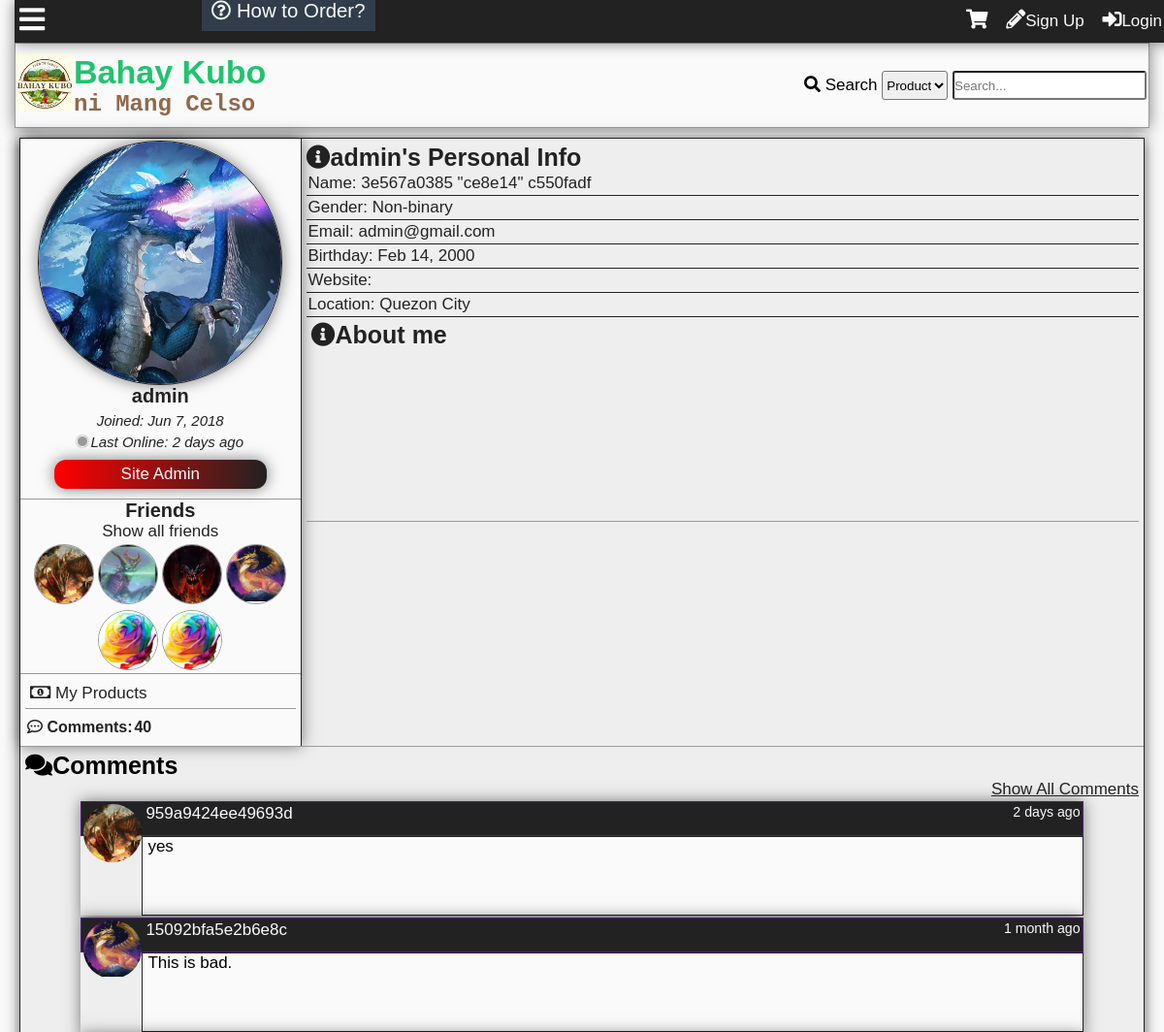
/profile.php?id=1 (upper part), run on an earlier commit of the app's database.
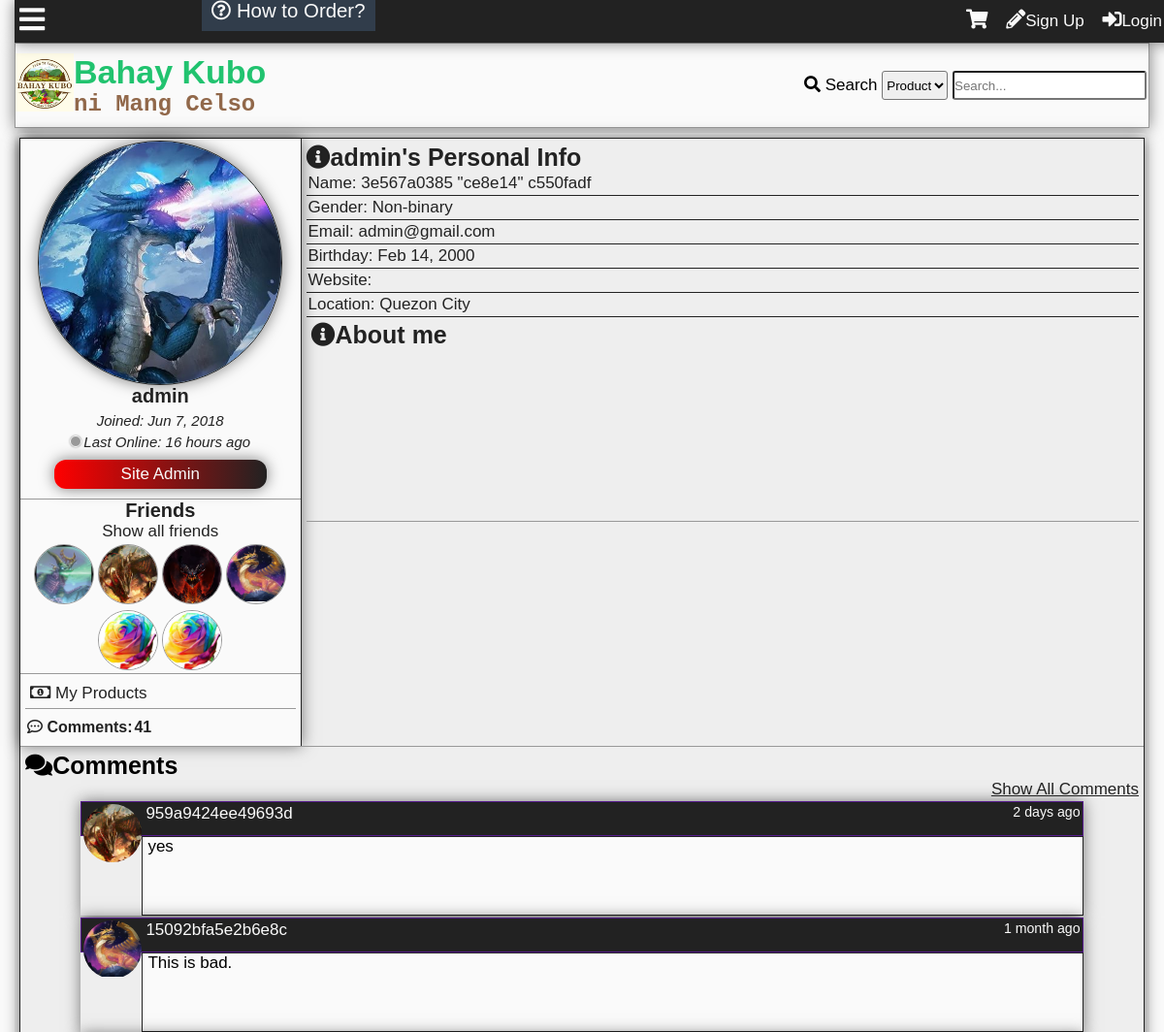
And on a later commit of the database.
### tables this page shows
CREATE TABLE `tbluser` (
  `userid` int(11) NOT NULL,
  `username` varchar(100) NOT NULL,
  `password` varchar(100) NOT NULL,
  `firstname` varchar(100) NOT NULL,
  `middlename` varchar(100) NOT NULL,
  `lastname` varchar(100) NOT NULL,
  `birthday` varchar(20) NOT NULL,
  `datecreated` timestamp NOT NULL DEFAULT '0000-00-00 00:00:00',
  `email` varchar(100) NOT NULL,
  `website` varchar(255) NOT NULL,
  `location` varchar(255) NOT NULL,
  `usertypeid` int(11) NOT NULL,
  `access` int(11) NOT NULL,
  `imgpath` varchar(200) NOT NULL,
  `bio` text NOT NULL,
  `is_show_email` tinyint(1) NOT NULL,
  `gender` int(11) NOT NULL,
  `lastupdate` timestamp NOT NULL DEFAULT '0000-00-00 00:00:00',
  `lastonline` timestamp NOT NULL DEFAULT '0000-00-00 00:00:00',
  `profileviews` int(11) NOT NULL
);

CREATE TABLE `tblfriend` (
  `friendid` int(11) NOT NULL,
  `user1` int(11) NOT NULL,
  `user2` int(11) NOT NULL,
  `accepted` int(11) NOT NULL,
  `friendsince` date DEFAULT NULL
);

CREATE TABLE `tblcomment` (
  `commentid` int(11) NOT NULL,
  `userid` int(11) NOT NULL,
  `receiver` int(11) NOT NULL,
  `comment` text NOT NULL,
  `dateposted` datetime NOT NULL DEFAULT '0000-00-00 00:00:00',
  `modified` timestamp NULL DEFAULT NULL ON UPDATE CURRENT_TIMESTAMP
);

### profile.php (the view, shortened to what the changed rows need)
<?php
	include'functions.php';
	require_once'connection.php';
	if(isset($_GET['id'])){
		$id = $_GET['id'];
		$sql="SELECT userid,username,firstname,middlename,lastname,birthday,datecreated,email,website,location,usertypeid,imgpath,bio,is_show_email,gender,lastonline,profileviews FROM tbluser WHERE userid='$id'";
		$result=$conn->query($sql);
		$rows=$result->fetch_object();
		$id=$rows->userid;
		$user=$rows->username;
		$firstname=$rows->firstname;
		$lastname=$rows->lastname;
		$datecreated=date("M j, Y", strtotime($rows->datecreated));
		$email=$rows->email;
		$usertype=$rows->usertypeid;
		$email_access=$rows->is_show_email;
		$online=$rows->lastonline;
		$time=time();
		$middlename=$rows->middlename;
		if($rows->birthday==0){
			$birthday='';
		}else{
			$birthday=date("M j, Y", strtotime($rows->birthday));
		}
		$website=$rows->website;
		$location=$rows->location;
		$image=$rows->imgpath;
		$gender=$rows->gender;
	}
?>
<!DOCTYPE html>
<html lang="en">
<head>
    <link rel="stylesheet" href="css/style.css">
  	<link rel="stylesheet" href="css/fontawesome-all.css">
</head>
<body onscroll="scrollOpacity()">
	<div class="main-container">
	<?php
		addheader();
	?>
		<div class="other-content">
			<div class="user-grid">
				<div class="left-grid">
					<div class="profile-pic-wrap">
						<?php
							if($image){
								$image= '<img src="'.$image.'"/>';
							}else if(!$image){
								$image='<img src="img/default.png" />';
							}
							echo $image;
						?>
					</div>
					<div class="user-header">
						<?php
							echo'<h1>
							'.$user.'
							</h1>
							<h3>Joined: '.$datecreated.'</h3>';
							if($time-strtotime($online)< 300){
								echo'<h5><font color="green"><div class="online"></div>Online</font></h5>';
							} else{
								echo'<h3><div class="offline"></div>Last Online: '.time_elapsed_string($online).'</h3>';
							}
							if($usertype==1){
								echo'<p id="user-default">User</p>';
							}else if ($usertype==2){
								echo'<p id="user-bot">Bot</p>';
							}else if ($usertype==3){
								echo'<p id="user-seller">Seller</p>';
							}else if ($usertype==4){
								echo'<p id="user-siteadmin">Site Admin</p>';
							}
						?>
					</div>
					<div class="friends">
						<h1>Friends</h1>
<?php
$sql="SELECT tbluser.userid,user1,user2,username,imgpath FROM tblfriend
LEFT JOIN tbluser
	ON userid=user1 or userid=user2
 WHERE (user1='$id' or user2='$id') AND accepted=2 AND userid!='$id'
 ORDER BY lastonline DESC LIMIT 12";
$result=$conn->query($sql);
while($rows=$result->fetch_object()){
$userid=$rows->userid;
$username=$rows->username;
$imgpath=$rows->imgpath;
if($imgpath==''){
	$imgpath='img/default.png';
}
	echo'<div class="friends-tn">
			<a title="'.$username.'" href="profile.php?id='.$userid.'"><img src="'.$imgpath.'"></a>
		</div>';
}
?>
					</div>
					<div class="dashboard">
						<ul>
						<?php
						echo'</ul>
						<table id="profilestats">';
						$sql="SELECT commentid FROM tblcomment WHERE userid = '$id'";
						$result=$conn->query($sql);
						$count = $result->num_rows;
						$sql="SELECT commentannid FROM tblcommentann WHERE userid = '$id'";
						$result=$conn->query($sql);
						$count2 = $result->num_rows;
						$total = $count + $count2;
						echo'<tr>
						<th><i class="far fa-comment-dots"></i> Comments:</th>
						<th>'.number_format($total).'</th>
						</tr>';
						echo'</table>';
						?>
					</div>
				</div>
				<div class="right-grid">
					<div class="user-info">
						<?php
							echo'<h1><i class="fas fa-info-circle"></i>'.$user.'\'s Personal Info</h1>
							<ul>';
							if($middlename==''){
								echo'<li>Name: '.$firstname.' '.$lastname.'</li>';
							}else{
								echo'<li>Name: '.$firstname.' "'.$middlename.'" '.$lastname.'</li>';
							}
							if($gender==1){
								echo'<li>Gender: Male </li>';
							} else if ($gender==2){
								echo'<li>Gender: Female </li>';
							} else if($gender==3){
								echo'<li>Gender: Non-binary </li>';
							}else{
								echo'<li>Gender: </li>';
							}
							if($email_access==0){
								echo'<li>Email:</li>';
							}else{
								echo'<li>Email: '.$email.'</li>';
							}
							echo'<li>Birthday: '.$birthday.'</li>
							<li>Website: '.createlink(nl2br($website)).'</li>
							<li>Location: '.nl2br($location).'</li>
							</ul>';
						?>
						<div class="biography">
							<h1><i class="fas fa-info-circle"></i>About me</h1>
							<p>
							</p>
						</div>
					</div>
					</div>
					<div class="comment-grid">
					<div id="profile-comments">
						<h1><i class="fas fa-comments"></i>Comments</h1>
<?php
	$sql3="SELECT commentid,tblcomment.userid,username,comment,dateposted,imgpath,modified FROM tblcomment
	LEFT JOIN tbluser
		ON tblcomment.userid = tbluser.userid
	WHERE receiver='$id'
	ORDER BY commentid DESC
	LIMIT 15";
	$result3=$conn->query($sql3);
	while($rows2=$result3->fetch_object()){
		$Cid=$rows2->commentid;
		$Cuid=$rows2->userid;
		$Cuser=$rows2->username;
		$Ccomment=$rows2->comment;
		$dateposted=$rows2->dateposted;
		$Cimg=$rows2->imgpath;
		$modified=$rows2->modified;
		if($Cimg==''){
			$Cimg='img/default.png';
		}
		if($modified==0){
			$modified='';
		}else{
			$modified='<i>Modified: '.time_elapsed_string($modified).'</i>';
		}
		echo'<div id="comment'.$Cid.'" class="comment-box">
		<div class="comment-header">
		<a class="cm-user" href="profile.php?id='.$Cuid.'">
		<div class="comment-tn">
		<img src="'.$Cimg.'">
		</div>
		'.$Cuser.'</a>
		<small>'.time_elapsed_string($dateposted).'</small>
		</div>
		<div class="comment-body">
		<div class="com-container"><p class="comment-cm">'.createlink(nl2br($Ccomment)).'</p>
		</div>
			<p class="modified">'.$modified.'</p>';
		echo'
		</div>
		</div>';
	}
?>
					</div>
				</div>
				</div>
		</div>
	</div>
</body>
</html>

### functions.php (shortened to what the changed rows need)
<?php
function addheader(){
	echo'<header id="main-header">
			<div class="grid-header">
				<div class="box1">
					<a href="index.php">
						<div class="logo">
							<img src="img/logo.jpg">
						</div>
						<div id="header-text">
						<h1 id="first-text">Bahay Kubo</h1><br>
							<h2 id="second-text"> ni Mang Celso</h2>
						</div>
					</a>
				</div>
				<div class="box2">';
				echo'</div>
				<div class="modal2">
				</div>
				<div id="search-dropdown">
				</div>
			</div>
		</header>
		<div class="subheader">
			<div class="subgrid">
				<div class="svg">
					<p class="open-slide" onclick="openSlideMenu()">
						<i class="fas fa-bars"></i>
					</p>
				</div>
				<div class="nav">
					<a id="How-to" href="about.php#how-to-order"><i class="far fa-question-circle"></i> How to Order?</a>
				</div>
				<div class="profile-grid">';
				echo'</div>
			</div>
		</div>
	';
}
function time_elapsed_string($datetime, $full = false) {
    $now = new DateTime;
    $ago = new DateTime($datetime);
    $diff = $now->diff($ago);
    $string = array(
        'y' => 'year',
        'm' => 'month',
        'd' => 'day',
        'h' => 'hour',
        'i' => 'minute',
        's' => 'second',
    );
    foreach ($string as $k => &$v) {
        if ($diff->$k) {
            $v = $diff->$k . ' ' . $v . ($diff->$k > 1 ? 's' : '');
        } else {
            unset($string[$k]);
        }
    }
    if (!$full) $string = array_slice($string, 0, 1);
    return $string ? implode(', ', $string) . ' ago' : 'just now';
}
function createlink($string){
$url = '~(?:(https?)://([^\s<]+)|(www\.[^\s<]+?\.[^\s<]+))(?<![\.,:])~i';
$string = preg_replace($url, '<a href="$0" target="_blank" title="$0">$0</a>', $string);
return $string;
}

What changed in the data, as far as the page shows it:
changed tbluser "admin": lastonline "2 days ago" → "16 hours ago"
shown differently, row unchanged: tblfriend (number 1 of 6 on the later page): moves up the list
Also different on the page:
$total: "40" → "41"
